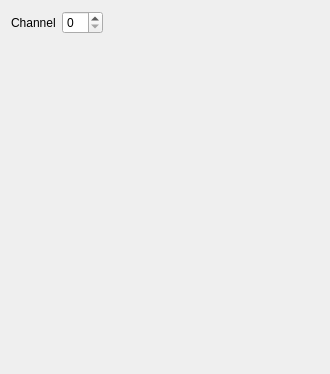
<?xml version="1.0" encoding="UTF-8"?>
<ui version="4.0">
 <class>Form</class>
 <widget class="QWidget" name="Form">
  <property name="geometry">
   <rect>
    <x>0</x>
    <y>0</y>
    <width>330</width>
    <height>374</height>
   </rect>
  </property>
  <property name="windowTitle">
   <string>Form</string>
  </property>
  <layout class="QVBoxLayout" name="verticalLayout">
   <item>
    <layout class="QHBoxLayout" name="horizontalLayout">
     <item>
      <widget class="QLabel" name="label">
       <property name="text">
        <string>Channel</string>
       </property>
      </widget>
     </item>
     <item>
      <widget class="QSpinBox" name="channelSpinBox"/>
     </item>
     <item>
      <spacer name="horizontalSpacer">
       <property name="orientation">
        <enum>Qt::Horizontal</enum>
       </property>
       <property name="sizeHint" stdset="0">
        <size>
         <width>40</width>
         <height>20</height>
        </size>
       </property>
      </spacer>
     </item>
    </layout>
   </item>
   <item>
    <widget class="QStackedWidget" name="stackedWidget">
     <widget class="QWidget" name="page"/>
     <widget class="QWidget" name="page_2"/>
    </widget>
   </item>
  </layout>
 </widget>
 <resources/>
 <connections>
  <connection>
   <sender>channelSpinBox</sender>
   <signal>valueChanged(int)</signal>
   <receiver>stackedWidget</receiver>
   <slot>setCurrentIndex(int)</slot>
   <hints>
    <hint type="sourcelabel">
     <x>39</x>
     <y>32</y>
    </hint>
    <hint type="destinationlabel">
     <x>123</x>
     <y>142</y>
    </hint>
   </hints>
  </connection>
 </connections>
</ui>
